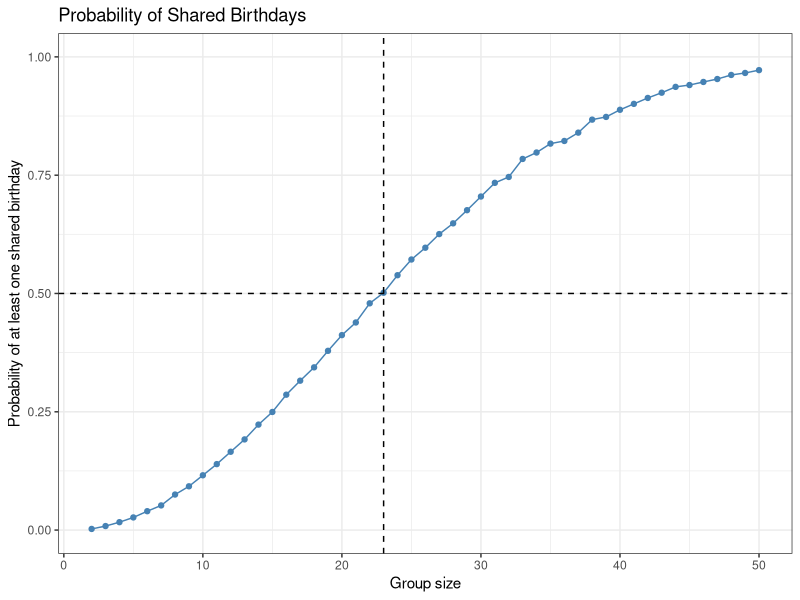

Write the R code that produced this figure. (Note: this script raises an error after producing the figure.)
## ---- chunk 1
library(tidyverse)

knitr::opts_chunk$set(
  fig.width = 7,
  fig.height = 5,
  message = FALSE
)

set.seed(1)
## ---- chunk 2
birthday_sim = function(n) {
  
  birthdays = sample(1:365, size = n, replace = TRUE)
  
  any(duplicated(birthdays))
}
## ---- chunk 3
birthday_results = 
  expand_grid(
    group_size = 2:50,
    iter = 1:10000
  ) |> 
  mutate(
    shared_birthday = map_lgl(group_size, birthday_sim)
  )

birthday_summary = 
  birthday_results |> 
  group_by(group_size) |> 
  summarize(
    probability = mean(shared_birthday)
  )
## ---- chunk 4
birthday_summary |> 
  ggplot(aes(x = group_size, y = probability)) +
  geom_line(color = "steelblue") +
  geom_point(size = 1.5, color = "steelblue") +
  geom_hline(yintercept = 0.5, linetype = "dashed") +
  geom_vline(xintercept = 23, linetype = "dashed") +
  scale_y_continuous(limits = c(0, 1)) +
  labs(
    title = "Probability of Shared Birthdays",
    x = "Group size",
    y = "Probability of at least one shared birthday"
  ) +
  theme_bw()
## ---- chunk 5
longitudinal_df = 
  tibble(
    file_name = list.files(
      "./data",
      pattern = "^(con|exp)_[0-9]+\\.csv$",
      full.names = TRUE,
      recursive = TRUE
    )
  ) |> 
  mutate(
    data = purrr::map(file_name, read_csv)
  ) |> 
  unnest(data) |> 
  mutate(
    file_name = basename(file_name),
    file_name = str_remove(file_name, "\\.csv$")
  ) |> 
  separate(
    file_name,
    into = c("arm", "subject_id"),
    sep = "_"
  ) |> 
  mutate(
    arm = recode(arm, "con" = "Control", "exp" = "Experimental"),
    subject_id = str_c(arm, "_", subject_id)
  ) |> 
  pivot_longer(
    starts_with("week_"),
    names_to = "week",
    values_to = "observation",
    names_prefix = "week_"
  ) |> 
  mutate(week = as.numeric(week))

longitudinal_df
## ---- chunk 6
longitudinal_df |> 
  ggplot(aes(x = week, y = observation, group = subject_id, color = arm)) +
  geom_line(alpha = 0.7) +
  geom_point(size = 1.5) +
  facet_grid(. ~ arm) +
  scale_x_continuous(breaks = 1:8) +
  labs(
    title = "Longitudinal Observations by Study Arm",
    x = "Week",
    y = "Observation"
  ) +
  theme_bw() +
  theme(legend.position = "none")
## ---- chunk 7
sim_t_test = function(mu, n = 30, sigma = 5) {
  
  sim_data = rnorm(n, mean = mu, sd = sigma)
  
  t.test(sim_data, mu = 0) |> 
    broom::tidy() |> 
    select(estimate, p.value) |> 
    rename(
      mu_hat = estimate,
      p_value = p.value
    )
}
## ---- chunk 8
sim_results_df = 
  expand_grid(
    true_mu = 0:6,
    iter = 1:5000
  ) |> 
  mutate(
    estimate_df = map(true_mu, sim_t_test)
  ) |> 
  unnest(estimate_df)
## ---- chunk 9
power_df = 
  sim_results_df |> 
  group_by(true_mu) |> 
  summarize(
    power = mean(p_value < 0.05)
  )
## ---- chunk 10
power_df |> 
  ggplot(aes(x = true_mu, y = power)) +
  geom_line() +
  geom_point() +
  scale_x_continuous(breaks = 0:6) +
  labs(
    title = "Power of a One-Sample t-test",
    x = "True mean",
    y = "Proportion of rejected null hypotheses"
  ) +
  theme_bw()
## ---- chunk 11
estimate_summary = 
  sim_results_df |> 
  group_by(true_mu) |> 
  summarize(
    mean_estimate = mean(mu_hat),
    mean_rejected = mean(mu_hat[p_value < 0.05])
  )
## ---- chunk 12
estimate_summary |> 
  pivot_longer(
    mean_estimate:mean_rejected,
    names_to = "sample_type",
    values_to = "average_estimate"
  ) |> 
  mutate(
    sample_type = recode(
      sample_type,
      "mean_estimate" = "All samples",
      "mean_rejected" = "Rejected null only"
    )
  ) |> 
  ggplot(aes(x = true_mu, y = average_estimate, color = sample_type)) +
  geom_abline(intercept = 0, slope = 1, linetype = "dashed") +
  geom_line() +
  geom_point() +
  scale_x_continuous(breaks = 0:6) +
  labs(
    title = "Average Estimated Mean by True Mean",
    x = "True mean",
    y = "Average estimated mean",
    color = "Sample type"
  ) +
  theme_bw() +
  theme(legend.position = "bottom")
